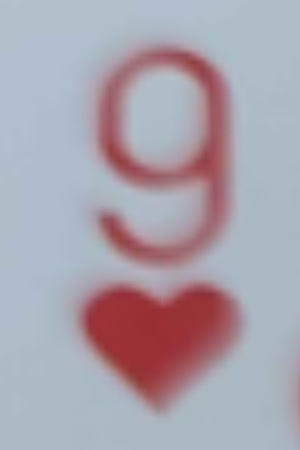
#> input picture debug_card_redressee.jpg, 300 x 450 px
$ python -i pipeline_full_onnx.py   (imports and definitions only)
#> lines starting #> are read from the running program, lines starting #| are printed output that depends on the picture
import cv2
import numpy as np
import os
import glob
import onnxruntime as ort

SCRIPT_DIR = os.path.dirname(os.path.abspath(__file__))

# --- 1. CONFIGURATION DES CHEMINS ---
MODEL_YOLO_ONNX = os.path.join(SCRIPT_DIR, "..", "model", "best_obb_phase1.onnx")
MODEL_RANKS_ONNX = os.path.join(SCRIPT_DIR, "..", "model", "model_ranks.onnx")
MODEL_SUITS_ONNX = os.path.join(SCRIPT_DIR, "..", "model", "model_suits.onnx")

CLASSES_RANKS_PATH = os.path.join(SCRIPT_DIR, "classes_ranks.txt")
CLASSES_SUITS_PATH = os.path.join(SCRIPT_DIR, "classes_suits.txt")

OUTPUT_DEBUG_DIR = os.path.join(SCRIPT_DIR, "output_debug")
CROP_W, CROP_H = 120, 180
IMG_SIZE_CNN = (90, 120)

# [1 line not run here, left out]

# --- 2. INITIALISATION DES SESSIONS ONNX ---
def load_classes(filepath):
#> called with filepath = 'template_matching/classes_ranks.txt'
    with open(filepath, "r") as f:
#> (reads template_matching/classes_ranks.txt from the repository)
        return [line.strip() for line in f.readlines() if line.strip()]

RANKS = load_classes(CLASSES_RANKS_PATH)
SUITS = load_classes(CLASSES_SUITS_PATH)
#> (reads template_matching/classes_suits.txt from the repository)
#> in process_image, image is the input picture: shape (450, 300, 3); mean B, G, R 174.2, 163.2, 170.1

# [2 lines not run here, left out]

providers = ['CPUExecutionProvider']
# [1 line that did not run here, left out]
# [1 line that did not run here, left out]
# [1 line that did not run here, left out]

# --- 3. DÉCODAGE & NMS (NON-MAXIMUM SUPPRESSION) ---
def letterbox(img, new_shape=(640, 640), color=(114, 114, 114)):
#> called with new_shape = (640, 640), color = (114, 114, 114)
    shape = img.shape[:2]
#> shape = (450, 300)
    r = min(new_shape[0] / shape[0], new_shape[1] / shape[1])
#> r = 1.42
    new_unpad = int(round(shape[1] * r)), int(round(shape[0] * r))
#> new_unpad = (427, 640)
    dw, dh = new_shape[1] - new_unpad[0], new_shape[0] - new_unpad[1]
#> dw = 213; dh = 0
    dw /= 2
#> dw = 106.5
    dh /= 2

    if shape[::-1] != new_unpad:
        img = cv2.resize(img, new_unpad, interpolation=cv2.INTER_LINEAR)
    top, bottom = int(round(dh - 0.1)), int(round(dh + 0.1))
#> top = 0; bottom = 0
    left, right = int(round(dw - 0.1)), int(round(dw + 0.1))
#> left = 106; right = 107
    img = cv2.copyMakeBorder(img, top, bottom, left, right, cv2.BORDER_CONSTANT, value=color)
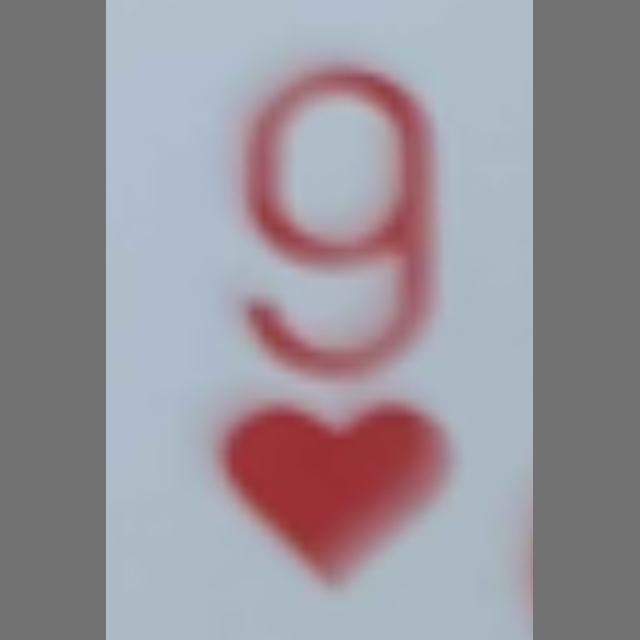
#> img: shape (640, 640, 3); mean of channels 0, 1, 2 154.1, 146.8, 151.4; drawn as B, G, R
    return img, r, (dw, dh)

# [48 lines left out: functions rbox2points, nms_rotated_boxes, not called in this run]

def run_yolo_obb_onnx(image_bgr, conf_thresh=0.45):
    img_padded, ratio, (dw, dh) = letterbox(image_bgr, (640, 640))
#> ratio = 1.42; dw = 106.5; dh = 0

    blob = cv2.cvtColor(img_padded, cv2.COLOR_BGR2RGB).astype(np.float32) / 255.0
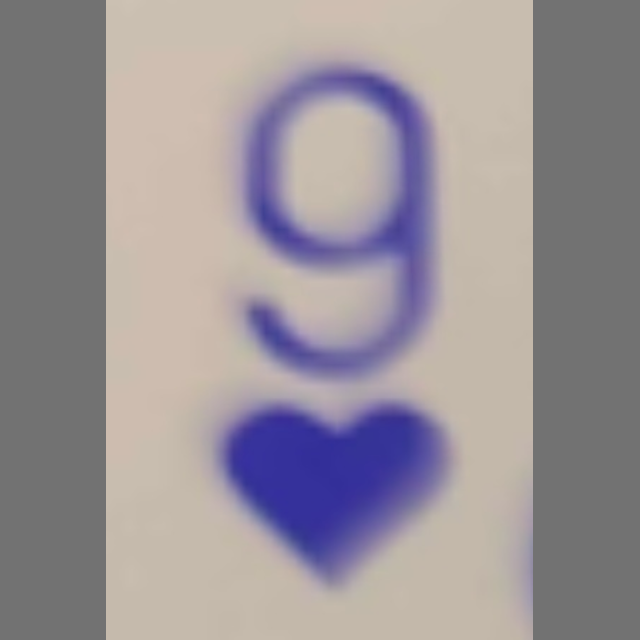
#> blob: shape (640, 640, 3) float32; mean of channels 0, 1, 2 0.595, 0.576, 0.605; drawn as B, G, R
    blob = np.transpose(blob, (2, 0, 1))
    blob = np.expand_dims(blob, axis=0)

#> (the run stopped early here; a loop or call above may not have finished)
